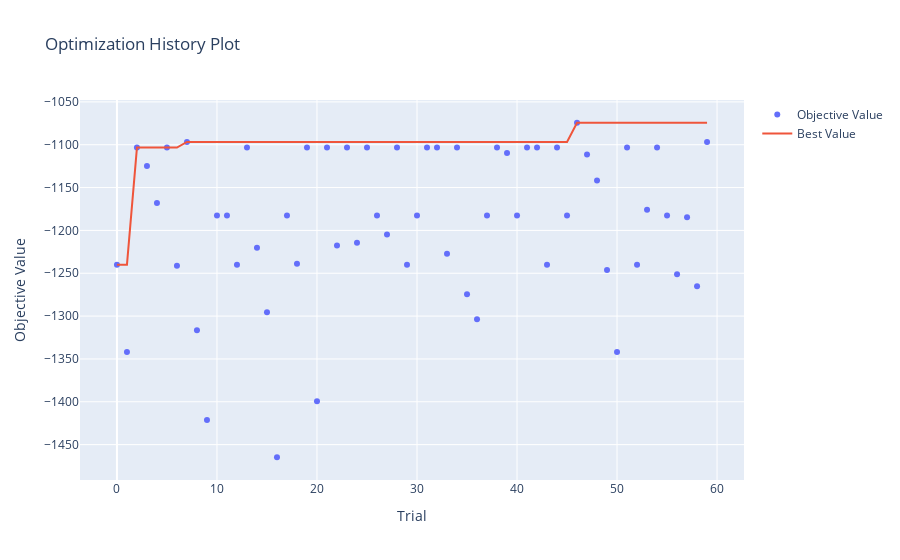

The notebook cell saved with this chart:
### Code cell
vis.plot_optimization_history(study)
